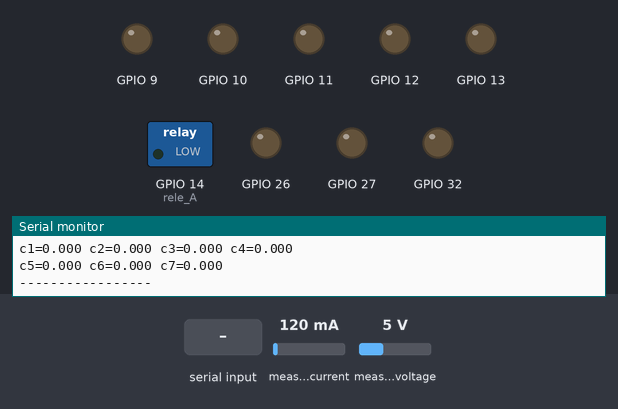
The sketch below on a simulated ESP32. Parts: switched loads named in the sketch (green lamp = pin HIGH), output pins drawn as LEDs (lit = HIGH), the last lines printed to the serial monitor. The inputs (shaded band) are chosen by the test bench; at power-on: measured current 120 mA, measured voltage 5 V. Storage starts empty.

Above: at 3.2 s.
3.3 s: "f\n" received over Serial
At 6.9 s:
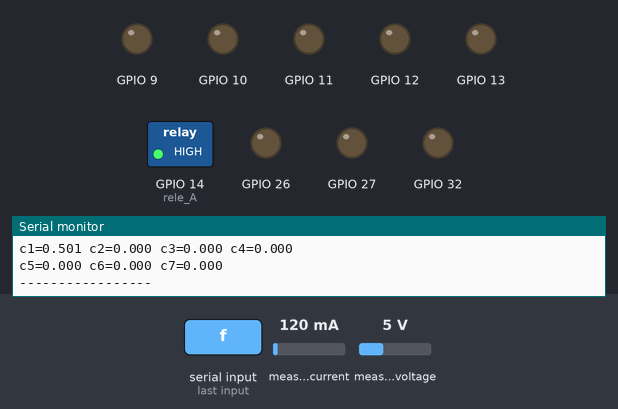
7.2 s: "c\n" received over Serial
11.1 s: "t\n" received over Serial
Timing chart, 0 to 14.1 s (numbered marks = the images above; inputs shaded):
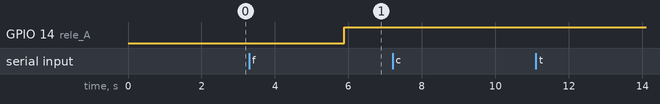

The sketch:

datalogger_V2_26-04-22.ino
```cpp
#include "Wire.h"
#include "Adafruit_INA219.h"
#include <SPI.h>
#include <SD.h>
#include <FS.h>

Adafruit_INA219 ina219;
Adafruit_INA219 ina219_B(0x41);
Adafruit_INA219 ina219_C(0x44);
Adafruit_INA219 ina219_D(0x45);


//Adafruit_INA219(uint8_t addr = INA219_ADDRESS);
const int chipSelect = SS;
#define segundo 903
#define rele1 16
#define rele2 0

//const int chipSelect = D8
File myFile;
float tempo;
char time_stamp[32];
float carga_mWh[1000];
float descarga_mWh[1000];

float tensao[1000];
float corrente[1000];
//float capacidade[1000];

char descargas_passadas_1[300];
char descargas_passadas_2[300];
char cargas_passadas_1[300];
char cargas_passadas_2[300];

char stA[32];
char stV[32];
String ON_OFF = "ON";
char C_mWH[32];
char D_mWH[32];
char Num_ciclo[32];
char TC_txt[32];
char TL_txt[32];
int z=0;

//float busVoltage = 0;
//float current = 0; // Measure in milli amps
float tempo_curto = 0;
float tempo_longo = 0;
int on_off = 1;
int tipo_descarga = 1;
int N_ciclo = 0;
int i = 0;
int j = 0;
int automatico=0;
int inputValue=0;
int sair=0;
String input;
int capacidade_input=100;
int Min_tensao_input=900;
int Max_tensao_input=3000;
//int time_stamp=0;
// the setup function runs once when you press reset or power the board
//simpler_INA219 *sensor219;

#include <C:\Bateria_esp32_datalogger\datalogger_V1_26-04-22\datalogger_V2_26-04-22\ina_rele_funcoes_v0.h>
#include <C:\Bateria_esp32_datalogger\datalogger_V1_26-04-22\datalogger_V2_26-04-22\sd_funcoes_v0.h>
#include <C:\Bateria_esp32_datalogger\datalogger_V1_26-04-22\datalogger_V2_26-04-22\saida_serial_v0.h>
#include <C:\Bateria_esp32_datalogger\datalogger_V1_26-04-22\datalogger_V2_26-04-22\ENTRADA_SERIAL.h>
#include <C:\Bateria_esp32_datalogger\datalogger_V1_26-04-22\datalogger_V2_26-04-22\REGIME_TRABALHO.h>


void setup() {
inicialializa_ina_reles();
SD_init();
    delay(2000);

  for(z=8;z<509;z++){
carga_mWh[z]=99999;
descarga_mWh[z]=99999;

}
SD_init();
for(z=8;z<15;z++){
carga_mWh[z]=100;
descarga_mWh[z]=100;
}

z=8;


}

void loop() {

carga_descarga();
N_ciclo++;
  delay(150);

}
```

ENTRADA_SERIAL.h
```cpp
void serial_capacidade(void) {

  if (input == "c") {
    while ((input == "c") || (input == "")) {
      Serial.println("capacidade: " );
      delay(1000);
      input = Serial.readStringUntil('\n');

      if (!(input == "c")) {
        capacidade_input = input.toInt();
        if (capacidade_input > 0) {
          capacidade_input = 1 * capacidade_input;
        }
      }
    }
  }


}

void serial_tensao_minima(void) {

  if (input == "t") {
    while ((input == "t") || (input == "")) {
      Serial.println("setup tensao minima: " );
      delay(1000);
      input = Serial.readStringUntil('\n');

      if (!(input == "t")) {
        Min_tensao_input = input.toInt();

      }
    }
  }


}

void finaliza_ciclo(void) {

  if ((input == "f")) {
    Serial.println("fim ciclo manual " );
    delay(1000);
    input = "1";
    sair = 1;
  }

}

void serial_tensao_maxima(void) {

  if ((input == "m")) {
    while ((input == "m") || (input == "")) {
      Serial.println("setup tensao maxima: " );
      delay(1000);
      input = Serial.readStringUntil('\n');

      if (!(input == "m")) {
        Max_tensao_input = input.toInt();

      }
    }
  }


}


void Entrada_serial2(void) {

  if (Serial.available()) {
     input = Serial.readStringUntil('\n');


    serial_capacidade();
    serial_tensao_minima();
    serial_tensao_maxima();
    finaliza_ciclo();
    Serial.println("parametros Debug:");
    Serial.print("capacidade:" );
    Serial.print(capacidade_input);
    Serial.println("mAh " );
    Serial.print("tensao minima:" );
    Serial.print(Min_tensao_input);
    Serial.print("mV  " );
    Serial.print("tensao maxima:" );
    Serial.print(Max_tensao_input);
    Serial.println("mV  " );
    }
    input="ppp";


  }
```

REGIME_TRABALHO.h
```cpp
#define rele_A 14
#define rele_B 27
#define rele_C 13
#define rele_D 12


void regime_carga(void){
ON_OFF = "On ";
digitalWrite(rele_A, LOW);
tempo=0;

capacidade=0.001;
  while(((capacidade)<=(capacidade_input))&&(sair==0)){
   Entrada_serial2();
   le_tensao_corrente_capacidade();

  // if(capacidade<0){capacidade=-1*capacidade;}

   escreve_serial1();
   grava_cartao_2();

   tempo++;
     delay(segundo);


  }

sair=0;
carga_mWh[i]=capacidade;
carga_mWh[z]=capacidade;


}


void regime_descarga(void){
  ON_OFF = "off";
digitalWrite(rele_A, HIGH);
tempo=0;

capacidade=0.001;


  while(((busVoltage*1000)>=(Min_tensao_input))&&(sair==0)){

    Entrada_serial2();
    le_tensao_corrente_capacidade();

    escreve_serial1();
    grava_cartao_2();
   tempo++;
     delay(segundo);


  }

descarga_mWh[i]=capacidade;
descarga_mWh[z]=capacidade;
i++;
z++;
if(z>500){z=8;}
if(i>7){i=0;}
sair=0;

}


void carga_descarga(void){
ON_OFF = "desc";
regime_carga();
ON_OFF = "desc";
regime_descarga();
}
```

ina_rele_funcoes_v0.h
```cpp
  float shuntvoltage = 0;
  float busVoltage = 0;
  float current = 0;
  float loadvoltage = 0;
  float power = 0;

  float shuntvoltage_B = 0;
  float busVoltage_B = 0;
  float current_B = 0;
  float loadvoltage_B = 0;
  float power_B = 0;

  float shuntvoltage_C = 0;
  float busVoltage_C = 0;
  float current_C = 0;
  float loadvoltage_C = 0;
  float power_C = 0;

  float shuntvoltage_D = 0;
  float busVoltage_D = 0;
  float current_D= 0;
  float loadvoltage_D= 0;
  float power_D= 0;

float capacidade=0;
float capacidade_B=0;
float capacidade_C=0;
float capacidade_D=0;


void inicialializa_ina_reles(){

  // Open serial communications and wait for port to open:
  Serial.begin(57600);
  while (!Serial) {
    ; // wait for serial port to connect. Needed for native USB port only
  }

  if (! ina219.begin()) {
    Serial.println("Failed to find INA219 chip");
    while (1) { delay(10); }
  }
    if (! ina219_B.begin()) {
    Serial.println("Failed to find INA219 chip B");
    while (1) { delay(10); }
  }

        if (! ina219_C.begin()) {
    Serial.println("Failed to find INA219 chip C");
    while (1) { delay(10); }
  }
      if (! ina219_D.begin()) {
    Serial.println("Failed to find INA219 chip D");
    while (1) { delay(10); }
  }

    // Initialize second board with the address 0x41

  Serial.print("BV"); Serial.print("\t"); // Bus Voltage
  Serial.print("SV"); Serial.print("\t"); // Shunt Voltage
  Serial.print("LV"); Serial.print("\t"); // Load Voltage
  Serial.print("C"); Serial.print("\t");  // Current
  Serial.println("P");  // Power

 pinMode(32, OUTPUT);
pinMode(13, OUTPUT);
pinMode(9, OUTPUT);
pinMode(11, OUTPUT);
pinMode(10, OUTPUT);

pinMode(12, OUTPUT);
pinMode(14, OUTPUT);
pinMode(27, OUTPUT);
pinMode(26, OUTPUT);

//Defina o pino 32 com nivel alto(3.3V).
//A funçao aceita os seguintes opçoes (HIGH ou LOW).


  }


  void le_tensao_corrente_capacidade(void){

    Adafruit_INA219(0x40);
    current = ina219.getCurrent_mA();
    busVoltage = ina219.getBusVoltage_V();
    capacidade=capacidade+((current*busVoltage)/3600);////////////////voltsr 3600

}


  void le_tensao_corrente_capacidade_B(void){

    current_B = ina219_B.getCurrent_mA();
    busVoltage_B = ina219_B.getBusVoltage_V();
    capacidade_B=capacidade_B+((current_B*busVoltage_B)/3600);////////////////voltsr 3600

}

  void le_tensao_corrente_capacidade_C(void){

    current_C = ina219_C.getCurrent_mA();
    busVoltage_C = ina219_C.getBusVoltage_V();
    capacidade_C=capacidade_C+((current_C*busVoltage_C)/3600);////////////////voltsr 3600

}

  void le_tensao_corrente_capacidade_D(void){

    current_D = ina219_D.getCurrent_mA();
    busVoltage_D = ina219_D.getBusVoltage_V();
    capacidade_D=capacidade_D+((current_D*busVoltage_D)/3600);////////////////voltsr 3600

}
```

saida_serial_v0.h
```cpp
//int incremento=0;
 void escreve_serial1(void){


sprintf(descargas_passadas_1,"d1=%.3f d2=%.3f d3=%.3f d4=%.3f",descarga_mWh[0],descarga_mWh[1],descarga_mWh[2],descarga_mWh[3]);
sprintf(descargas_passadas_2,"d5=%.3f d6=%.3f d7=%.3f",descarga_mWh[4],descarga_mWh[5],descarga_mWh[6]);
sprintf(cargas_passadas_1,"c1=%.3f c2=%.3f c3=%.3f c4=%.3f",carga_mWh[0],carga_mWh[1],carga_mWh[2],carga_mWh[3]);
sprintf(cargas_passadas_2,"c5=%.3f c6=%.3f c7=%.3f",carga_mWh[4],carga_mWh[5],carga_mWh[6]);
// incremento=incremento+1;
 //float2str(stV,busVoltage,"V");

  sprintf(stV,"%.3f",busVoltage);
  sprintf(stA,"%.2f",current); // get accuracy with current scale
  sprintf(C_mWH,"%.3f",capacidade);
  sprintf(time_stamp,"%.0f",tempo);
  sprintf(Num_ciclo,"%d",N_ciclo);
  sprintf(TC_txt,"%.0f",tempo_curto);
  sprintf(TL_txt,"%.0f",tempo_longo);


  Serial.print("Ciclo=");
  Serial.print(Num_ciclo);
  Serial.print(" c_ant=");
  Serial.print(carga_mWh[i]);
  Serial.print(" d_ant=");
  Serial.println(descarga_mWh[i]);


  Serial.print(ON_OFF);
  //Serial.print("C=,");
  //Serial.print(on_off);

  Serial.print(" TS=");
  Serial.print(time_stamp);
   Serial.print(" ");
  Serial.print(stA);
  Serial.print("mA ");
  Serial.print(stV);
  Serial.print("V ");

  Serial.print(C_mWH);
  Serial.println("=mWH  ");


  Serial.println(descargas_passadas_1);
  Serial.println(descargas_passadas_2);
  Serial.println(cargas_passadas_1);
  Serial.println(cargas_passadas_2);
  Serial.println("-----------------\n");}

  /*
  sprintf(descargas_passadas,"d1=%.3f d2=%.3f d3=%.3f d4=%.3f d5=%.3f d6=%.3f d7=%.3f||",descarga_mAh[0],descarga_mAh[1],descarga_mAh[2],descarga_mAh[3],descarga_mAh[4],descarga_mAh[5],descarga_mAh[6]);
  sprintf(cargas_passadas,"c1=%.3f c2=%.3f c3=%.3f c4=%.3f c5=%.3f c6=%.3f c7=%.3f",carga_mAh[0],carga_mAh[1],carga_mAh[2],carga_mAh[3],carga_mAh[4],carga_mAh[5],carga_mAh[6]);
  Serial.print(descargas_passadas);
  Serial.println(cargas_passadas);
  Serial.print(",,,,,,,,,");
  Serial.print(regime_descarga);
  Serial.print("=D,");

  Serial.print(" TC=");
  Serial.print(TC_txt);
    Serial.print(TL_txt);
  Serial.print("=TL,");

  */
```

sd_funcoes_v0.h
```cpp
/*
void SD_init(void){

  Serial.print("Initializing SD card...");

  if (!SD.begin(10)) {
    Serial.println("initialization failed!");
   // while (1);
  }


  Serial.println("initialization done.");
}*/

void le_cartao(void){

  myFile = SD.open("test.txt");
  if (myFile) {
    Serial.println("test.txt:");

    // read from the file until there's nothing else in it:
    while (myFile.available()) {
      Serial.write(myFile.read());
    }
    // close the file:
    myFile.close();
  } else {
    // if the file didn't open, print an error:
    Serial.println("error opening test.txt");
  }
}


  void grava_cartao_2(void){
   myFile = SD.open("/test.txt", FILE_APPEND);

  // if the file opened okay, write to it:
  if (myFile) {


  sprintf(stV,"%.3f",busVoltage);
  sprintf(stA,"%.2f",current); // get accuracy with current scale
  sprintf(C_mWH,"%.3f",capacidade);
  sprintf(time_stamp,"%.0f",tempo);
  sprintf(Num_ciclo,"%d",N_ciclo);


    myFile.print(time_stamp);
    myFile.print(", ");
    myFile.print(stA);
    myFile.print(", ");
    myFile.print(stV);
    myFile.print(", ");
    myFile.print(Num_ciclo);
    myFile.print(", ");
    myFile.println(C_mWH);


    // close the file:
    myFile.close();
 //  Serial.println("done.");
  } else {
    // if the file didn't open, print an error:
    Serial.println("error opening test.txt");

  }}


  void grava_fim_regime(void){
  myFile = SD.open("test.txt", FILE_WRITE);

  // if the file opened okay, write to it:
  if (myFile) {


    myFile.println("$$$$$");


    // close the file:
    myFile.close();
    //Serial.println("done.");
  } else {
    // if the file didn't open, print an error:
    Serial.println("error opening test.txt");

  }}

  void grava_cartao_capacidades(void){
  myFile = SD.open("capacidades.txt", FILE_WRITE);

  // if the file opened okay, write to it:
  if (myFile) {


 for(z=8;carga_mWh[z]<99999;z++){

              sprintf(C_mWH,"%.3f",carga_mWh[z]);
              sprintf(D_mWH,"%.3f",descarga_mWh[z]);

              myFile.print(z);
              myFile.print("   ");
              myFile.print(C_mWH);
              myFile.print(" ");
              myFile.println(D_mWH);

              delay(10); }
                  myFile.println("$$$$$");


    // close the file:
    myFile.close();
    //Serial.println("done.");
  } else {
    // if the file didn't open, print an error:
    Serial.println("error opening capacidades.txt");

  }}


  void SD_init(void){


    Serial.print("\nInitializing SD card...");

    Serial.print("\nInitializing SD card...");

  // we'll use the initialization code from the utility libraries
  // since we're just testing if the card is working!
  if (!SD.begin(SS)) {
    Serial.println("initialization failed. Things to check:");
    Serial.println("* is a card inserted?");
    Serial.println("* is your wiring correct?");
    Serial.println("* did you change the chipSelect pin to match your shield or module?");
    while (1);
  } else {
    Serial.println("Wiring is correct and a card is present.");
  }

  // print the type of card
  Serial.println();
  Serial.print("Card type:         ");
  switch (SD.cardType()) {
    case CARD_NONE:
      Serial.println("NONE");
      break;
    case CARD_MMC:
      Serial.println("MMC");
      break;
    case CARD_SD:
      Serial.println("SD");
      break;
    case CARD_SDHC:
      Serial.println("SDHC");
      break;
    default:
      Serial.println("Unknown");
      // print the type and size of the first FAT-type volume
//  uint32_t volumesize;
//  Serial.print("Volume type is:    FAT");
//  Serial.println(SDFS.usefatType(), DEC);

  Serial.print("Card size:  ");
  Serial.println((float)SD.cardSize()/1000);

  Serial.print("Total bytes: ");
  Serial.println(SD.totalBytes());

  Serial.print("Used bytes: ");
  Serial.println(SD.usedBytes());

  //File dir =  SD.open("/");
 // printDirectory(dir, 0);
  }


}
```

Measured:
- after the input at 3.3 s, GPIO 14 (rele_A): LOW → HIGH after 2.6 s
